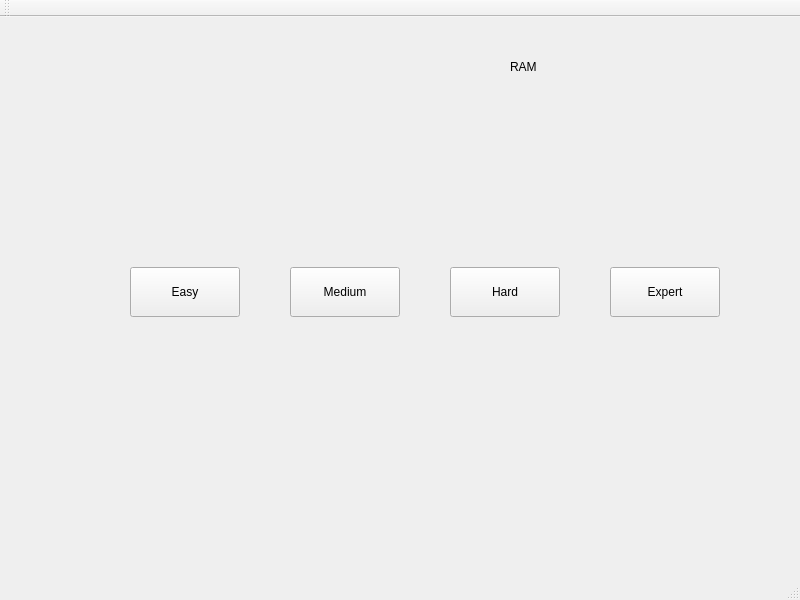
<?xml version="1.0" encoding="UTF-8"?>
<ui version="4.0">
 <class>MainWindow</class>
 <widget class="QMainWindow" name="MainWindow">
  <property name="geometry">
   <rect>
    <x>0</x>
    <y>0</y>
    <width>800</width>
    <height>600</height>
   </rect>
  </property>
  <property name="maximumSize">
   <size>
    <width>800</width>
    <height>600</height>
   </size>
  </property>
  <property name="windowTitle">
   <string>MainWindow</string>
  </property>
  <widget class="QWidget" name="centralwidget">
   <widget class="QPushButton" name="btnEasyMode">
    <property name="geometry">
     <rect>
      <x>130</x>
      <y>250</y>
      <width>110</width>
      <height>50</height>
     </rect>
    </property>
    <property name="text">
     <string>Easy</string>
    </property>
   </widget>
   <widget class="QPushButton" name="btnMediumMode">
    <property name="geometry">
     <rect>
      <x>290</x>
      <y>250</y>
      <width>110</width>
      <height>50</height>
     </rect>
    </property>
    <property name="text">
     <string>Medium</string>
    </property>
   </widget>
   <widget class="QPushButton" name="btnHardMode">
    <property name="geometry">
     <rect>
      <x>450</x>
      <y>250</y>
      <width>110</width>
      <height>50</height>
     </rect>
    </property>
    <property name="text">
     <string>Hard</string>
    </property>
   </widget>
   <widget class="QPushButton" name="btnExpertMode">
    <property name="geometry">
     <rect>
      <x>610</x>
      <y>250</y>
      <width>110</width>
      <height>50</height>
     </rect>
    </property>
    <property name="text">
     <string>Expert</string>
    </property>
   </widget>
   <widget class="QLabel" name="logoGear">
    <property name="geometry">
     <rect>
      <x>30</x>
      <y>20</y>
      <width>241</width>
      <height>191</height>
     </rect>
    </property>
    <property name="text">
     <string/>
    </property>
   </widget>
   <widget class="QLabel" name="labelRAM">
    <property name="geometry">
     <rect>
      <x>510</x>
      <y>70</y>
      <width>150</width>
      <height>100</height>
     </rect>
    </property>
    <property name="text">
     <string/>
    </property>
   </widget>
   <widget class="QLabel" name="labelRAMName">
    <property name="geometry">
     <rect>
      <x>510</x>
      <y>0</y>
      <width>150</width>
      <height>100</height>
     </rect>
    </property>
    <property name="text">
     <string>RAM</string>
    </property>
   </widget>
  </widget>
  <widget class="QMenuBar" name="menubar">
   <property name="geometry">
    <rect>
     <x>0</x>
     <y>0</y>
     <width>800</width>
     <height>21</height>
    </rect>
   </property>
  </widget>
  <widget class="QStatusBar" name="statusbar"/>
  <widget class="QToolBar" name="toolBar">
   <property name="windowTitle">
    <string>toolBar</string>
   </property>
   <attribute name="toolBarArea">
    <enum>TopToolBarArea</enum>
   </attribute>
   <attribute name="toolBarBreak">
    <bool>false</bool>
   </attribute>
  </widget>
 </widget>
 <resources/>
 <connections/>
</ui>
